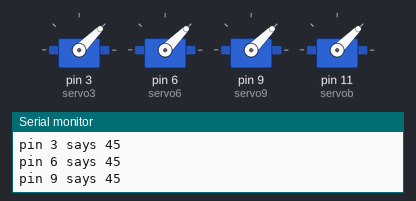
Bench run of a sketch on a simulated Arduino Uno, built with avr-gcc and run on an emulated ATmega328P. On the bench: 4 × servo, the last lines printed to the serial monitor.

Above: at 0.05 s.
At 2.0 s:
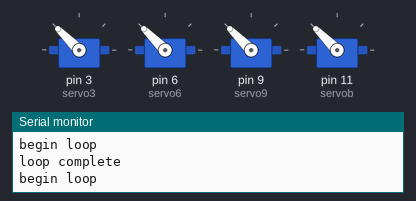
Timing chart, 0 to 4.6 s (numbered marks = the images above):
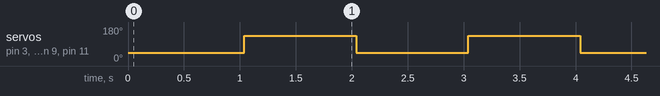

The sketch:

servotest.ino
```cpp
#include <Servo.h>

Servo servo3;
Servo servo6;
Servo servo9;
Servo servob;

void setup() {
	Serial.begin(9600); //115200);
	Serial.setTimeout(1);
	Serial.println("");
	Serial.println("begin setup");

	servo3.attach(3);
	servo3.write(45);
	int p3 = servo3.read();
	Serial.println("pin 3 says " + String(p3));

	servo6.attach(6);
	servo6.write(45);
	int p6 = servo6.read();
	Serial.println("pin 6 says " + String(p6));

	servo9.attach(9);
	servo9.write(45);
	int p9 = servo9.read();
	Serial.println("pin 9 says " + String(p9));

	servob.attach(11);
	servob.write(45);
	int pb = servob.read();
	Serial.println("pin b says " + String(pb));


	Serial.println("setup complete");
}

int state = 1;
int loopcnt = 0;

void loop() {
	Serial.println("begin loop");

	if (loopcnt < 30) {
		if (state == 1) {
			servo3.write(45);
			servo6.write(45);
			servo9.write(45);
			servob.write(45);
			state = 2;
		}
		else {
			servo3.write(135);
			servo6.write(135);
			servo9.write(135);
			servob.write(135);
			state = 1;
		}
	}

	loopcnt++;

	delay(1000);

	Serial.println("loop complete");
}
```

Measured:
- by itself, servo on pin 3 (servo3), servo on pin 6 (servo6), servo on pin 9 (servo9), servo on pin 11 (servob): alternates 135° for 1.0 s and 45° for 1.0 s, 29 changes in all, then stays 135°
